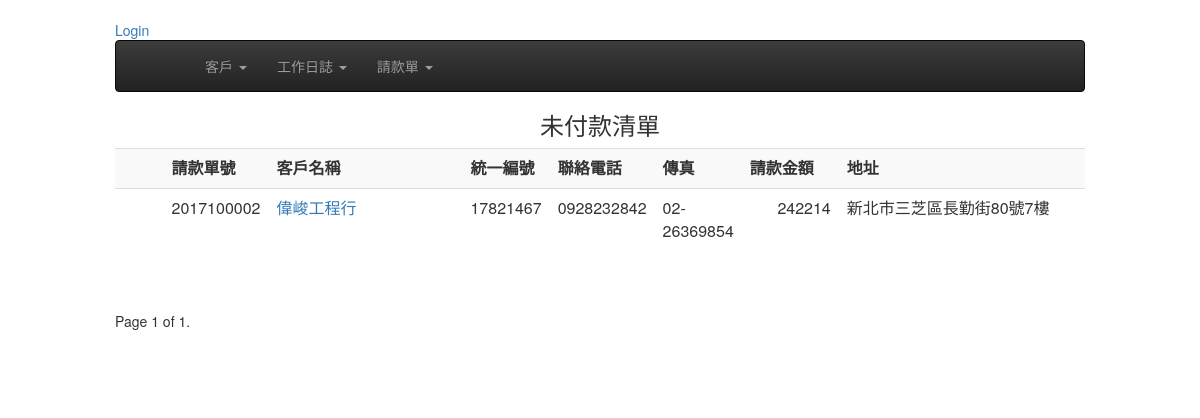
The page /bills/ on the database as committed earlier.
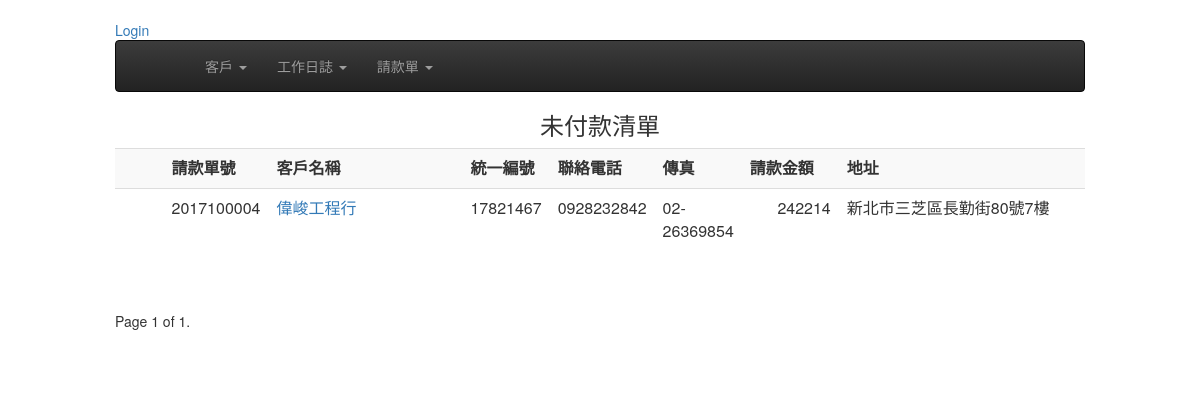
The same page on the database as committed later.
### bills/models.py (models this page shows, shortened)
class Bill(models.Model):
    customer = models.ForeignKey(Customer, on_delete=models.CASCADE)
    bill_number = models.CharField(max_length=12, null=True, blank=True, unique=True)
    ord_date = models.DateField(default=timezone.now) #請款日期
    created = models.DateTimeField(auto_now_add=True)
    updated = models.DateTimeField(auto_now=True)
    objects = BillNumberManager()
    is_valid = models.BooleanField(default=False, verbose_name="單據作廢")# True代表此單據作廢
    paied = models.BooleanField(default=False,verbose_name="已付款")# True代表此單據已付款
    class Meta:
        ordering = ('-created',)
    def get_total_amount(self):
        total =  sum( int(obj.item.get_amount()) for obj in self.billitem_set.all())
        return total
    def get_tax_amount(self):
        return int(float(self.get_total_amount()) * 0.05)
    def get_grand_amount(self):
        return sum( (self.get_total_amount(), self.get_tax_amount()))
    def get_absolute_url(self):
        return reverse('bills:bill_detail', kwargs={"pk": self.id} )

class BillItem(models.Model):
    bill = models.ForeignKey(Bill)
    item = models.ForeignKey(Dailylog,  on_delete=models.CASCADE,related_name='bill_items')
    class Meta:
        ordering = ( 'item', )

### customers/models.py (models this page shows, shortened)
class Customer(models.Model):
    title = models.CharField(max_length=36, null=False, blank=False, verbose_name='客戶名稱')
    unikey = models.CharField(  max_length=12,null=True, blank=True, verbose_name='統一編號' )
    address = models.CharField( max_length=100, null=True, blank=True, verbose_name='地址')
    phone = models.CharField(max_length=20, null=True, blank=True, verbose_name='電話')
    faxno = models.CharField(max_length=20, null=True, blank=True, verbose_name='傳真')
    invalid = models.BooleanField(default=False, verbose_name='停用')
    create_at = models.DateTimeField(auto_now_add=True, auto_now =False)
    modify = models.DateTimeField(auto_now_add=False, auto_now =True)
    def __str__(self):
        return self.title

### dailywork/models.py (models this page shows, shortened)
class Dailylog(models.Model):
	work_date = models.DateField( default=timezone.now )
	customer = models.ForeignKey(Customer)
	start_at = models.CharField(  max_length=20, null=False, blank=False )
	end_with = models.CharField(  max_length=20, null=False, blank=False )
	opreateDesc = models.CharField(max_length=20, blank=False, null=False)
	quantity = models.DecimalField( max_digits=10, decimal_places=0)
	uom = models.ForeignKey(Uom)
	uniprice = models.DecimalField( max_digits=10, decimal_places=0)
	notes = models.TextField(blank=True, null=True)
	payrequest = models.BooleanField(default=False, verbose_name='已請款')    # 是否已請款
	is_freecharge = models.BooleanField(default=False, verbose_name='免費項目')    # 是否爲免費項目, 如果為免費項目則在未請款清單是不會顯示的
	bill_number = models.CharField(  max_length=20, null=True, blank=True )
	invalid = models.BooleanField(default=False, verbose_name='項目作廢')
	create_at = models.DateTimeField( auto_now_add=True, auto_now=False)
	modify = models.DateTimeField( auto_now_add=False, auto_now=True)
	objects = DailylogManager()
	def get_amount(self):
		return self.quantity * self.uniprice

### bills/views.py (the view)
class BillList(ListView):
    title = "已請款清單"
    model = Bill
    queryset = Bill.objects.filter( is_valid__exact=False )
    paginate_by = 10

### templates/bills/bill_list.html (shortened to what this page needs)
{% extends "base.html" %}
{% block content %}
<h3 align="center">
未付款清單
</h3>
<div>
<table class="table table-striped" >
  <tr>
    <th width="5%"></th>
    <th width="5%">請款單號</th>
    <th width="20%">客戶名稱</th>
    <th width="8%">統一編號</th>
    <th width="8%">聯絡電話</th>
    <th width="8%">傳真</th>
    <th align='right' width="10%">請款金額</th>
    <th >地址</th>
  </tr>
{% for record in object_list %}
  <tr>
    <td></td>
  <td>
      {{ record.bill_number }}</td>
    <td><a href='{{ record.get_absolute_url }}'>{{ record.customer }}</a></td>
    <td>{{ record.customer.unikey }}</td>
    <td>{{ record.customer.phone }}</td>
    <td>{{ record.customer.faxno }}</td>
    <td align='right' >{{ record.get_grand_amount }} </td>
    <td>{{ record.customer.address }} </td>
  </tr>
{% endfor %}
</table>
</div>
<div>
  <span align="center">
      <div class="pagination">
         <ul class="pager">
            <span class="step-links">
                <span class="current">
                    Page {{ page_obj.number }} of {{ page_obj.paginator.num_pages }}.
                </span>
            </span>
          </ul>
      </div>
  </span>
</div>
{% endblock content %}

Rows that differ between the two databases and show on the page:
no longer on this page (row edited): Bill: bill_number "2017100002", customer "偉峻工程行", customer.unikey "17821467", customer.phone "0928232842", customer.faxno "02-26369854", get_grand_amount "242214", customer.address "新北市三芝區長勤街80號7樓"
added Bill: bill_number "2017100004", customer "偉峻工程行", customer.unikey "17821467", customer.phone "0928232842", customer.faxno "02-26369854", get_grand_amount "242214", customer.address "新北市三芝區長勤街80號7樓"
